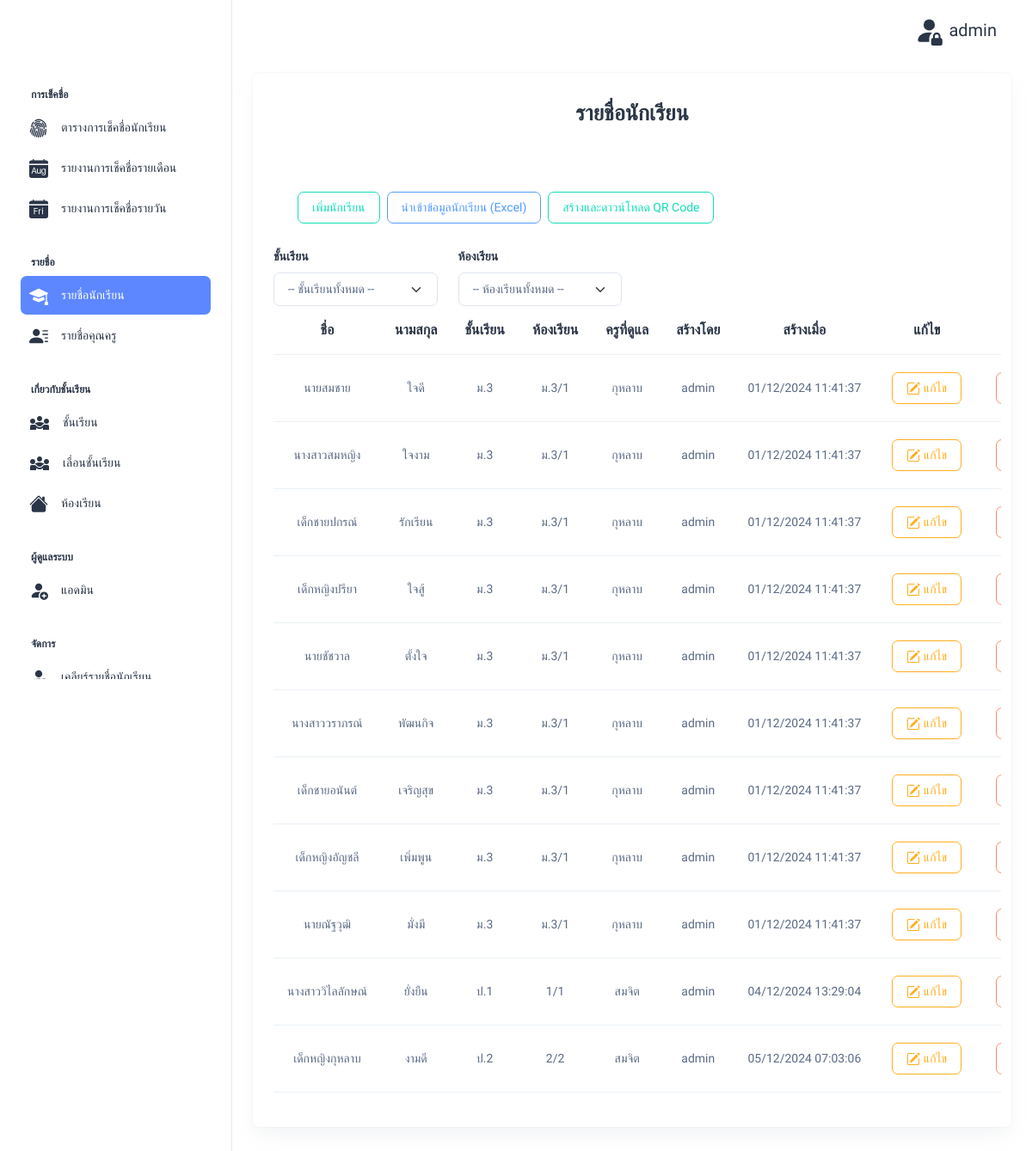
The app's page /src/auth/admin/index.php?id=student (signed in) with its own data.
### tables this page shows
CREATE TABLE `student` (
  `id` int(11) NOT NULL,
  `prefix` varchar(255) NOT NULL COMMENT 'คำนำหน้าชื่อ',
  `name` varchar(255) DEFAULT NULL,
  `surname` varchar(255) DEFAULT NULL,
  `id_finger` varchar(255) DEFAULT NULL,
  `id_room` int(11) DEFAULT NULL,
  `id_teacher` int(11) DEFAULT NULL,
  `id_admin` int(11) DEFAULT NULL,
  `id_grade` int(11) DEFAULT NULL,
  `created_at` timestamp NOT NULL DEFAULT current_timestamp() ON UPDATE current_timestamp()
);

CREATE TABLE `grade_level` (
  `id` int(11) NOT NULL,
  `grade_level` varchar(255) DEFAULT NULL,
  `created_at` timestamp NOT NULL DEFAULT current_timestamp() ON UPDATE current_timestamp()
);

CREATE TABLE `room` (
  `id` int(11) NOT NULL,
  `name` varchar(255) DEFAULT NULL,
  `grade_id` int(11) NOT NULL,
  `created_at` timestamp NOT NULL DEFAULT current_timestamp() ON UPDATE current_timestamp()
);

CREATE TABLE `teacher` (
  `id` int(11) NOT NULL,
  `name` varchar(255) DEFAULT NULL,
  `surname` varchar(255) DEFAULT NULL,
  `id_room` int(11) DEFAULT NULL,
  `id_admin` int(11) DEFAULT NULL,
  `created_at` timestamp NOT NULL DEFAULT current_timestamp() ON UPDATE current_timestamp()
);

### src/auth/admin/student.php (the view, shortened to what this page needs)
<?php
include '../config/ConnectDB.php';
$student_sql = "
    SELECT student.id, student.prefix, student.name, student.surname, student.created_at,
           student.id_grade, student.id_room, student.id_teacher, -- Add these fields
           room.name AS room_name, grade_level.grade_level AS grade_name,
           teacher.name AS teacher_name, teacher.surname AS teacher_surname,
           admin.username AS created_by
    FROM student
    LEFT JOIN room ON student.id_room = room.id
    LEFT JOIN grade_level ON student.id_grade = grade_level.id
    LEFT JOIN teacher ON student.id_teacher = teacher.id
    LEFT JOIN admin ON student.id_admin = admin.id WHERE 1=1";
$student_result = $conn->query($student_sql);
?>
<div class="container-fluid">
    <div class="row">
        <div class="col d-flex align-items-stretch">
            <div class="card w-100">
                <center>
                    <h1 class="card-title fw-semibold mb-4" style="margin-top: 2rem; font-size:25px">รายชื่อนักเรียน</h1>
                </center>
                <div class="card-body p-4">
                    <div class="card-body p-4 d-flex flex-wrap">
                        <button type="button" class="btn btn-outline-success m-1" data-bs-toggle="modal" data-bs-target="#addStudentModal">
                            เพิ่มนักเรียน
                        </button>
                        <button type="button" class="btn btn-outline-info m-1" data-bs-toggle="modal" data-bs-target="#importExcelModal">
                            นำเข้าข้อมูลนักเรียน (Excel)
                        </button>
                        <button id="generateQRCodes" class="btn btn-outline-success m-1">สร้างและดาวน์โหลด QR Code</button>
                    </div>
                    <form method="POST" class="mb-3">
                        <div class="row">
                            <div class="col-md-3">
                                <label for="grade_id" class="form-label">ชั้นเรียน</label>
                                <select class="form-select" id="grade_id" name="grade_id" onchange="this.form.submit()">
                                    <option value="">-- ชั้นเรียนทั้งหมด --</option>
                                </select>
                            </div>
                            <div class="col-md-3">
                                <label for="room_id" class="form-label">ห้องเรียน</label>
                                <select class="form-select" id="room_id" name="room_id" onchange="this.form.submit()">
                                    <option value="">-- ห้องเรียนทั้งหมด --</option>
                                </select>
                            </div>
                    </form>
                    <div class="table-responsive">
                        <table class="table text-nowrap mb-0 align-middle">
                            <thead class="text-dark fs-4">
                                <tr>
                                    <th>
                                        <center>ชื่อ</center>
                                    </th>
                                    <th>
                                        <center>นามสกุล</center>
                                    </th>
                                    <th>
                                        <center>ชั้นเรียน</center>
                                    </th>
                                    <th>
                                        <center>ห้องเรียน</center>
                                    </th>
                                    <th>
                                        <center>ครูที่ดูแล</center>
                                    </th>
                                    <th>
                                        <center>สร้างโดย</center>
                                    </th>
                                    <th>
                                        <center>สร้างเมื่อ</center>
                                    </th>
                                    <th>
                                        <center>แก้ไข</center>
                                    </th>
                                    <th>
                                        <center>ลบ</center>
                                    </th>
                                </tr>
                            </thead>
                            <tbody>
                                <?php
                                if ($student_result && $student_result->num_rows > 0) {
                                    while ($student_row = $student_result->fetch_assoc()) : ?>
                                        <tr>
                                            <td>
                                                <center><?php echo $student_row['prefix'] . $student_row['name']; ?></center>
                                            </td>
                                            <td>
                                                <center><?php echo $student_row['surname']; ?></center>
                                            </td>
                                            <td>
                                                <center><?php echo $student_row['grade_name']; ?></center>
                                            </td>
                                            <td>
                                                <center><?php echo $student_row['room_name']; ?></center>
                                            </td>
                                            <td>
                                                <center><?php echo $student_row['teacher_name']; ?></center>
                                            </td>
                                            <td>
                                                <center><?php echo $student_row['created_by']; ?></center>
                                            </td>
                                            <td>
                                                <center><?php echo date("d/m/Y H:i:s", strtotime($student_row['created_at'])); ?></center>
                                            </td>
                                            <td>
                                                <center>
                                                    <button type="button" class="btn btn-outline-warning m-1" data-bs-toggle="modal" data-bs-target="#editStudentModal<?php echo $student_row['id']; ?>">
                                                        &nbsp;แก้ไข
                                                    </button>
                                                </center>
                                            </td>
                                            <td>
                                                <center>
                                                    <button type="button" class="btn btn-outline-danger m-1 deleteStudentBtn" data-id="<?php echo $student_row['id']; ?>" data-prefix="<?php echo $student_row['prefix']; ?>" data-name="<?php echo $student_row['name']; ?>" data-surname="<?php echo $student_row['surname']; ?>">
                                                    </button>
                                                </center>
                                            </td>
                                        </tr>
                                <?php endwhile;
                                } else {
                                    echo '<tr><td colspan="9" class="text-center">ไม่มีข้อมูลนักเรียน</td></tr>';
                                }
                                ?>
                            </tbody>
                        </table>
                    </div>
                </div>
            </div>
        </div>
    </div>
</div>

### src/auth/admin/index.php (style rules this page uses)
* { font-family: "Bai Jamjuree", sans-serif; }

### records on screen
student: prefix "นาย", name "สมชาย", surname "ใจดี", id_grade.grade_level "ม.3", id_room.name "ม.3/1", id_teacher.name "กุหลาบ", id_admin.username "admin", created_at "01/12/2024 11:41:37"
student: prefix "นางสาว", name "สมหญิง", surname "ใจงาม", id_grade.grade_level "ม.3", id_room.name "ม.3/1", id_teacher.name "กุหลาบ", id_admin.username "admin", created_at "01/12/2024 11:41:37"
student: prefix "เด็กชาย", name "ปกรณ์", surname "รักเรียน", id_grade.grade_level "ม.3", id_room.name "ม.3/1", id_teacher.name "กุหลาบ", id_admin.username "admin", created_at "01/12/2024 11:41:37"
student: prefix "เด็กหญิง", name "ปรียา", surname "ใจสู้", id_grade.grade_level "ม.3", id_room.name "ม.3/1", id_teacher.name "กุหลาบ", id_admin.username "admin", created_at "01/12/2024 11:41:37"
student: prefix "นาย", name "ชัชวาล", surname "ตั้งใจ", id_grade.grade_level "ม.3", id_room.name "ม.3/1", id_teacher.name "กุหลาบ", id_admin.username "admin", created_at "01/12/2024 11:41:37"
student: prefix "นางสาว", name "วราภรณ์", surname "พัฒนกิจ", id_grade.grade_level "ม.3", id_room.name "ม.3/1", id_teacher.name "กุหลาบ", id_admin.username "admin", created_at "01/12/2024 11:41:37"
student: prefix "เด็กชาย", name "อนันต์", surname "เจริญสุข", id_grade.grade_level "ม.3", id_room.name "ม.3/1", id_teacher.name "กุหลาบ", id_admin.username "admin", created_at "01/12/2024 11:41:37"
student: prefix "เด็กหญิง", name "อัญชลี", surname "เพิ่มพูน", id_grade.grade_level "ม.3", id_room.name "ม.3/1", id_teacher.name "กุหลาบ", id_admin.username "admin", created_at "01/12/2024 11:41:37"
student: prefix "นาย", name "ณัฐวุฒิ", surname "มั่งมี", id_grade.grade_level "ม.3", id_room.name "ม.3/1", id_teacher.name "กุหลาบ", id_admin.username "admin", created_at "01/12/2024 11:41:37"
student: prefix "นางสาว", name "วิไลลักษณ์", surname "ยั่งยืน", id_grade.grade_level "ป.1", id_room.name "1/1", id_teacher.name "สมจิต", id_admin.username "admin", created_at "04/12/2024 13:29:04"
student: prefix "เด็กหญิง", name "กุหลาบ", surname "งามดี", id_grade.grade_level "ป.2", id_room.name "2/2", id_teacher.name "สมจิต", id_admin.username "admin", created_at "05/12/2024 07:03:06"

### other values on screen
$username "admin"
